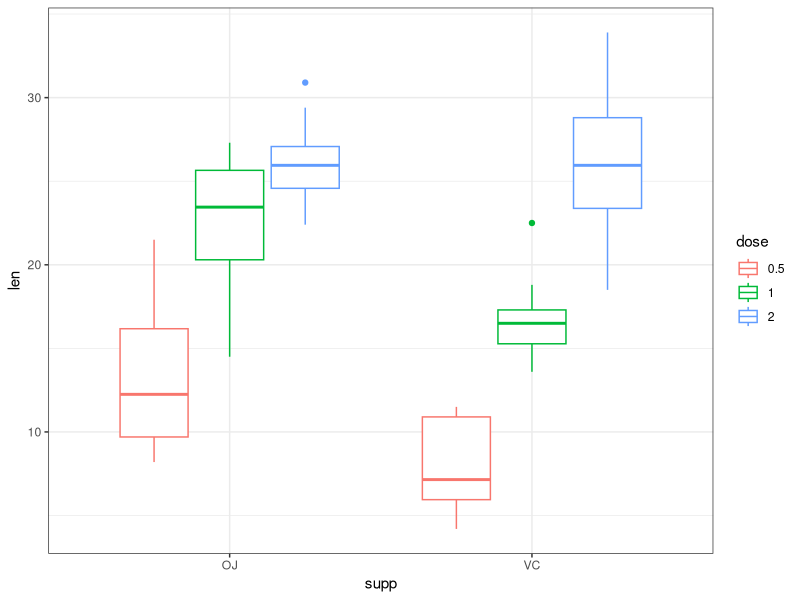
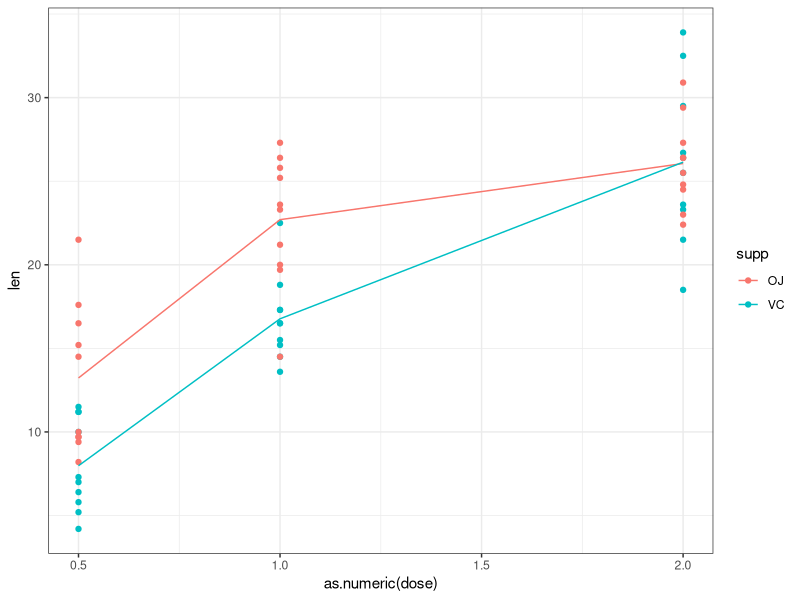
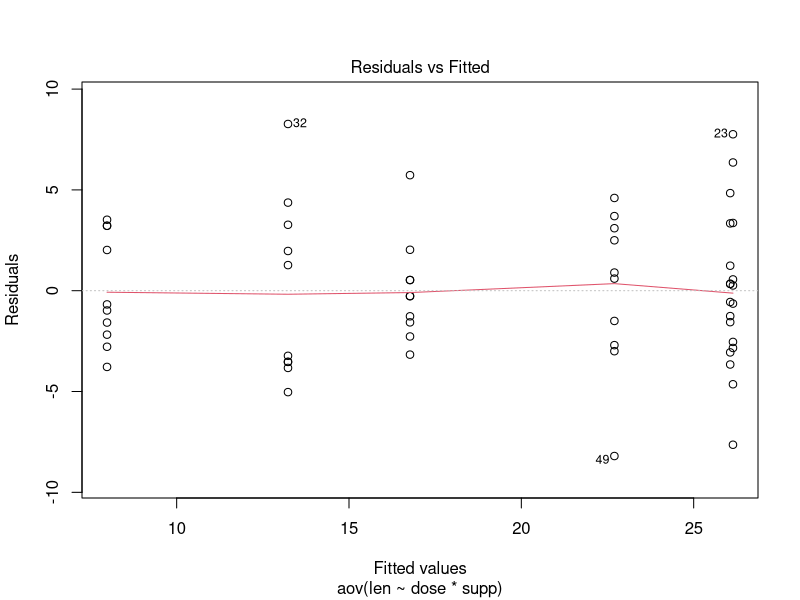
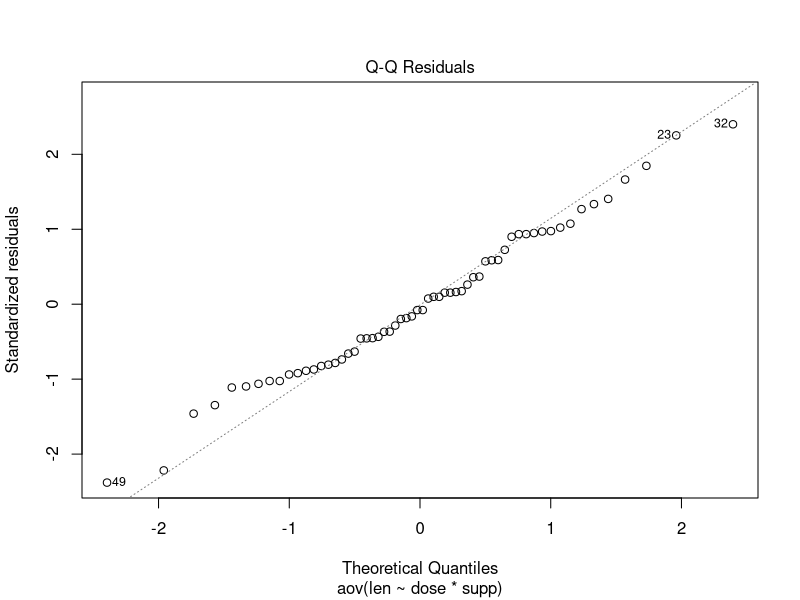

Source code (R) for these figures, in order:
## ---- chunk 1
library(tidyverse)
library(car)
df <- ToothGrowth %>% mutate(dose = as.character(dose))
df %>% summary()
## ---- chunk 2
#| echo: false
summary_df <- df %>% group_by(supp, dose) %>% summarize(mean = mean(len), 
                                       sd = sd(len)) 
summary_df %>% print
## ---- chunk 3
#| echo: false

df %>% ggplot(aes(x=supp, 
                  y = len, 
                  color = dose)) + geom_boxplot() +
        theme_bw()
## ---- chunk 4
#| echo: false
df %>% ggplot(aes(x = as.numeric(dose), 
                  y = len,
                  color = supp)) + 
        geom_point() +
        geom_line(aes(x = as.numeric(dose),
                      y = mean,
                      color = supp),
                  summary_df) +
        theme_bw()
## ---- chunk 5
#| echo: false
one_aov <- df %>% aov(len ~ dose, .)
Anova(one_aov)
## ---- chunk 6
#| echo: false
two_aov <- df %>% aov(len ~ dose*supp, .)
Anova(two_aov)
## ---- chunk 7
plot(two_aov, 1)
## ---- chunk 8
leveneTest(two_aov)
## ---- chunk 9
plot(two_aov, 2)
## ---- chunk 10
shapiro.test(resid(two_aov))
## ---- chunk 11
TukeyHSD(two_aov)
